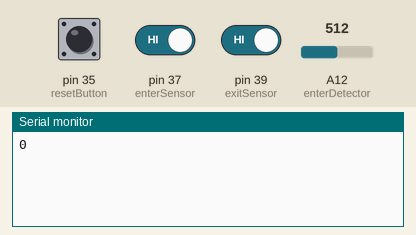
Simulated run of this sketch. Board: Arduino Mega 2560, built with avr-gcc and run on an emulated ATmega2560. Parts: the last lines printed to the serial monitor. Inputs (shaded band) come from the test bench; at power-on: A12 (enterDetector) = 512, pin 35 (resetButton) HIGH, pin 37 (enterSensor) HIGH, pin 39 (exitSensor) HIGH.

Above: at 1.7 s.
1.8 s: A12 (enterDetector) set to 560
At 3.0 s:
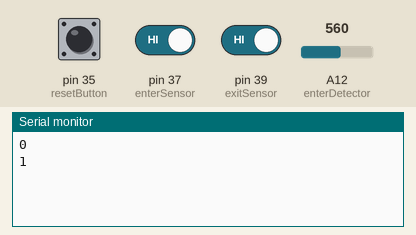
3.3 s: pin 35 (resetButton) pulled LOW for 0.3 s
At 4.8 s:
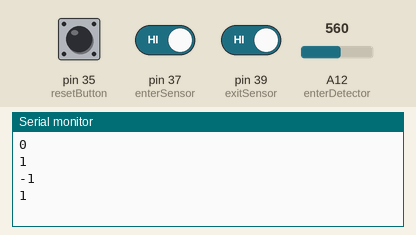
Timing chart, 0 to 6.3 s (numbered marks = the images above; inputs shaded):
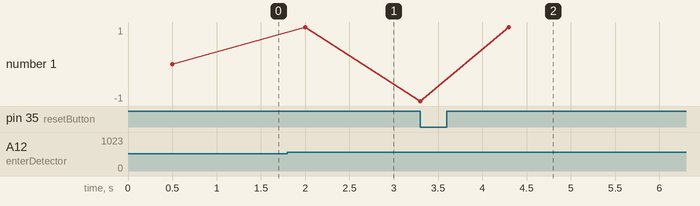

Measured:
- after the input at 1.8 s, the serial monitor: prints a new line after 0.20 s (image 1)
- after the input at 3.3 s, the serial monitor: prints a new line at once (image 2)
- plotted number 1: 0 → 1 after the input at 1.8 s

The sketch:

inLineSensor.ino
```cpp
// This code is written for the TI MSP432 microcontroller
// This code must be run using the Energia IDE and must be connected with microcontroller and the physical construction of the circuit
// This code can also run with an arduino, but the pin numbers would have to be adjusted accordingly

// The code only accounts for one IR led sensor and two buttons to keep track of the number of people in line
// It can be modified to work only using two sensors, keeping track of people entering and exiting the line

const int enterSensor = 37; // digital read - enter sensor/button
const int exitSensor = 39; // digital read - exit sensor/button
const int resetButton = 35; // complete system reset
const int enterDetector = 12; // analog read pin
const int detectorThreshold = 550; // Threshold of mapped values from 0-1023
int inLine = 0; // number of people in line
int enterNum = 0; // number of people entering
int exitNum = 0; // number of people exiting
unsigned long timeData[100]; // for holding time data - max of 999

void resetter()
{
  inLine = 0;
  enterNum = 0;
  exitNum = 0;
  Serial.println(-1);
  delay(500);
} // reset everything

void setup()
{
  Serial.begin(9600);
  pinMode(enterSensor, INPUT_PULLUP);
  pinMode(exitSensor, INPUT_PULLUP);
  pinMode(resetButton, INPUT_PULLUP);
  delay(500);
  Serial.println(inLine);
} // void setup

void loop()
{

//  if (enterNum == 0)
//    Serial.println(inLine); // initial condition
  if (digitalRead(resetButton) == 0)
  {
    resetter();
  } // reset everything
  if(digitalRead(enterSensor) == 0 || analogRead(enterDetector) >= detectorThreshold)
  {
     inLine++;
     timeData[enterNum] = millis();
     enterNum++;
     Serial.println(inLine);
  } // increase inLine

  if(digitalRead(exitSensor) == 0)
  {
    if(inLine > 0)
    {
      inLine--;
      timeData[exitNum] = millis() - timeData[exitNum]; // update time data for each person

      if (timeData[exitNum] < 1000)
        timeData[exitNum] = 1000; // 1 second is the minimum value

      Serial.println(timeData[exitNum]);
      exitNum++;
      Serial.println(inLine); // capture time of exit
    } // Cannot have less than 0 people in line
  } // decrease inLine

  //Serial.println("People in line: " + String(inLine));
  //Serial.println("Detector reading: " + String(analogRead(enterDetector)));

  // prevent overcounting one person
  while (digitalRead(enterSensor) == 0 || digitalRead(exitSensor) == 0 || analogRead(enterDetector) >= detectorThreshold)
  {
    if (digitalRead(resetButton) == 0)
    {
      resetter();
      break;
    } // reset everything
  }
  delay(500);
} // void loop
```
